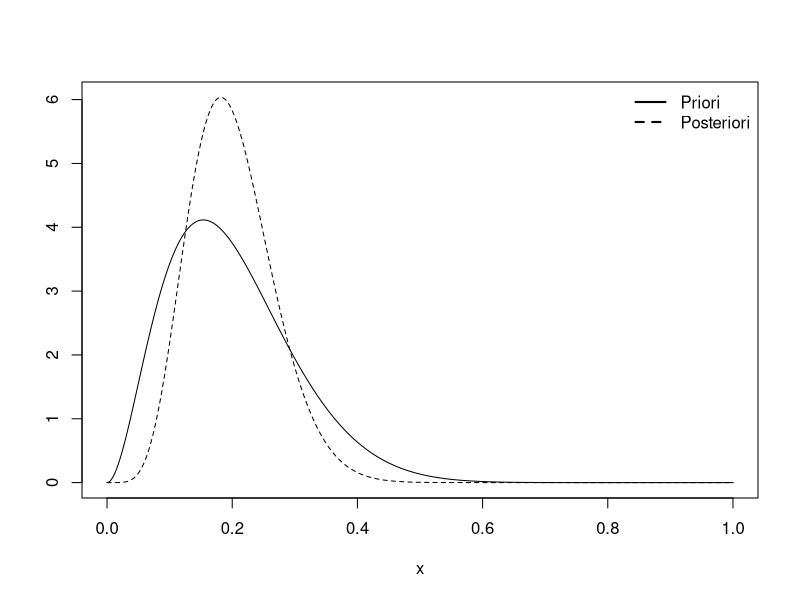

Generate this figure with R:
## ---- chunk 1
x <- seq(from=0, to=1, by=0.001)
priori <- dbeta(x,3,12)
posteriori <- dbeta(x,7,28)
plot(posteriori~x, lty="dashed", type="l", ylab = " ")
lines(priori~x)
legend("topright", legend=c("Priori","Posteriori"), lty=c(1,2), lwd=2, bty="n")
